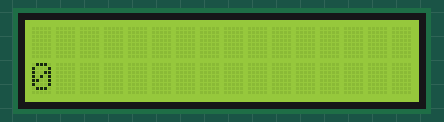
This sketch was run on a simulated Arduino Uno, built with avr-gcc and run on an emulated ATmega328P. Shown: 16×2 character LCD.

Above: at 0.1 s.
At 1.1 s:
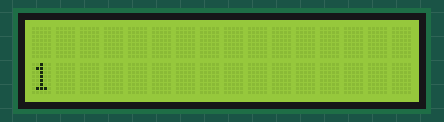
At 2.1 s:
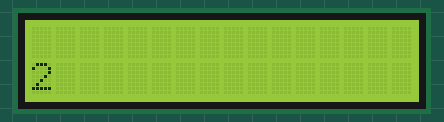
At 4.1 s:
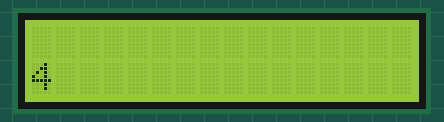
At 6.1 s:
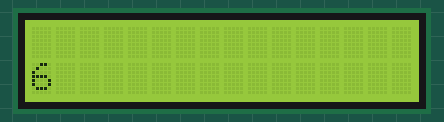
At 9.1 s:
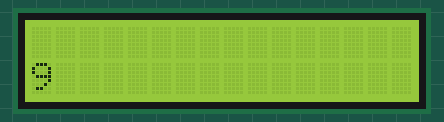

The sketch:

3.lcd_disp.ino
```cpp
#include <LiquidCrystal.h>
LiquidCrystal lcd(A0, A1, A2, A3, A4, A5);
void setup() {
  lcd.begin(16, 2);
  lcd.print("Hello World");
}
void loop() {
  for (int i = 0; i < 10; ++i) {
    lcd.clear();
    lcd.setCursor(0, 1);
    lcd.print(i);
    delay(1000);
  }
}
```

Measured:
- by itself, everything shown: repeats every 10.0 s, in 10 steps
- what the display in image 1 shows lasts 1.0 s, from 1.1 s to 2.1 s
